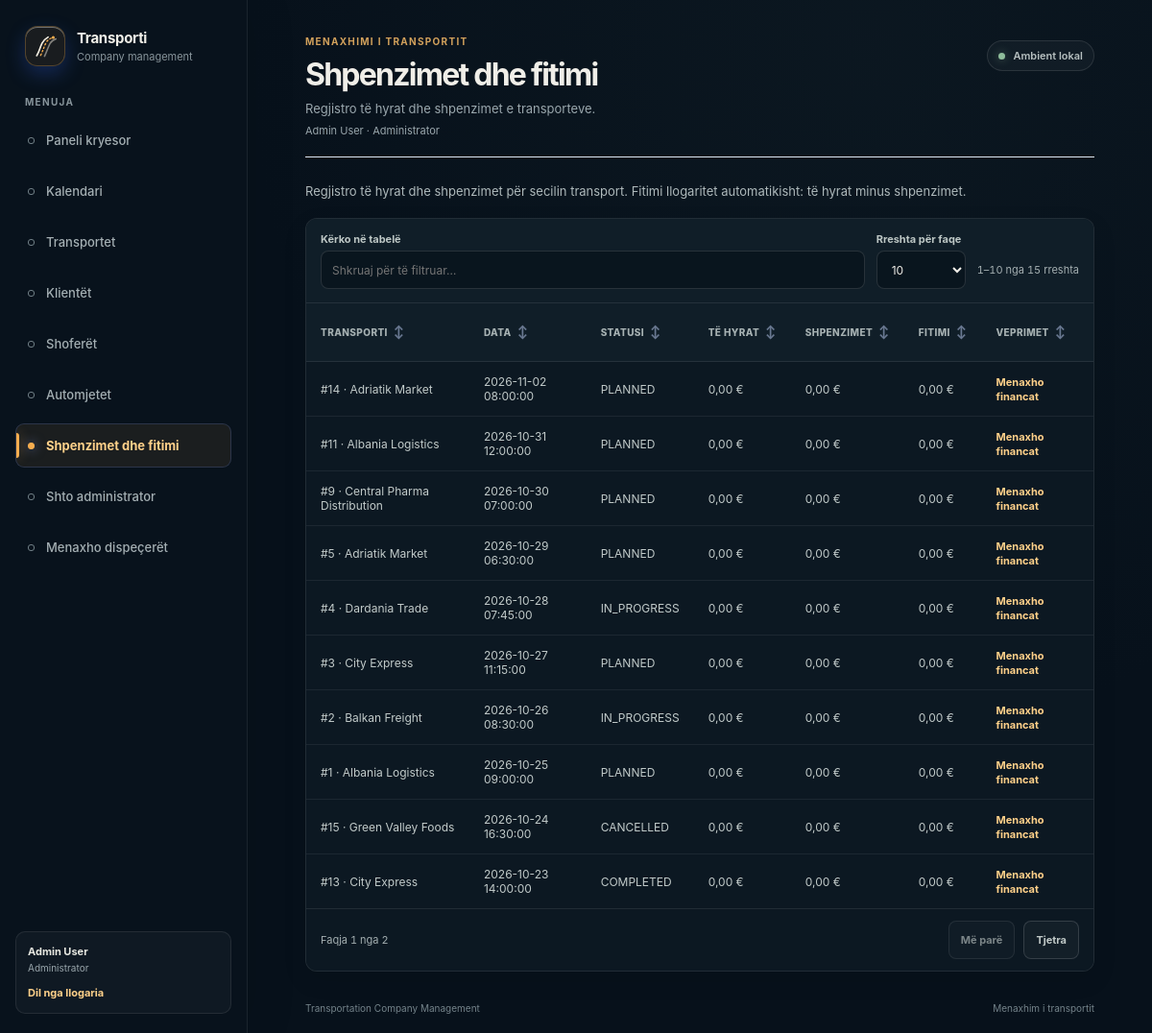
/?page=finances (signed in), run on the app's committed database.
### tables this page shows
CREATE TABLE users (
    id INT UNSIGNED NOT NULL AUTO_INCREMENT,
    full_name VARCHAR(150) NOT NULL,
    email VARCHAR(150) NOT NULL,
    password_hash VARCHAR(255) NOT NULL,
    role ENUM('SUPERADMIN', 'ADMIN', 'DISPATCHER') NOT NULL,
    is_active TINYINT(1) NOT NULL DEFAULT 1,
    email_verified_at DATETIME NULL DEFAULT NULL,
    created_at DATETIME NOT NULL DEFAULT CURRENT_TIMESTAMP,
    PRIMARY KEY (id),
    UNIQUE KEY uq_users_email (email)
);

CREATE TABLE transports (
    id INT UNSIGNED NOT NULL AUTO_INCREMENT,
    customer_id INT UNSIGNED NOT NULL,
    driver_id INT UNSIGNED NULL,
    vehicle_id INT UNSIGNED NULL,
    created_by INT UNSIGNED NOT NULL,
    pickup_address VARCHAR(255) NOT NULL,
    destination_address VARCHAR(255) NOT NULL,
    cargo_description TEXT NOT NULL,
    scheduled_date DATETIME NOT NULL,
    scheduled_end DATETIME NOT NULL,
    status ENUM('PLANNED', 'IN_PROGRESS', 'COMPLETED', 'CANCELLED') NOT NULL DEFAULT 'PLANNED',
    revenue DECIMAL(12, 2) NOT NULL DEFAULT 0.00,
    created_at DATETIME NOT NULL DEFAULT CURRENT_TIMESTAMP,
    updated_at DATETIME NULL DEFAULT NULL ON UPDATE CURRENT_TIMESTAMP,
    PRIMARY KEY (id),
    KEY idx_transports_customer_id (customer_id),
    KEY idx_transports_driver_id (driver_id),
    KEY idx_transports_vehicle_id (vehicle_id),
    KEY idx_transports_created_by (created_by),
    KEY idx_transports_status (status),
    KEY idx_transports_scheduled_date (scheduled_date),
    CONSTRAINT fk_transports_customer
        FOREIGN KEY (customer_id) REFERENCES customers(id)
        ON DELETE RESTRICT ON UPDATE CASCADE,
    CONSTRAINT fk_transports_driver
        FOREIGN KEY (driver_id) REFERENCES drivers(id)
        ON DELETE SET NULL ON UPDATE CASCADE,
    CONSTRAINT fk_transports_vehicle
        FOREIGN KEY (vehicle_id) REFERENCES vehicles(id)
        ON DELETE SET NULL ON UPDATE CASCADE,
    CONSTRAINT fk_transports_created_by
        FOREIGN KEY (created_by) REFERENCES users(id)
        ON DELETE RESTRICT ON UPDATE CASCADE
);

CREATE TABLE customers (
    id INT UNSIGNED NOT NULL AUTO_INCREMENT,
    company_name VARCHAR(150) NOT NULL,
    contact_person VARCHAR(150) NOT NULL,
    phone VARCHAR(30) NOT NULL,
    email VARCHAR(150) NOT NULL,
    address VARCHAR(255) NOT NULL,
    created_at DATETIME NOT NULL DEFAULT CURRENT_TIMESTAMP,
    PRIMARY KEY (id),
    UNIQUE KEY uq_customers_email (email),
    KEY idx_customers_company_name (company_name)
);

### src/Views/pages/finances.php (the view, shortened to what the rows shown need)
<?php
$escape = static fn (mixed $value): string => htmlspecialchars((string) $value, ENT_QUOTES, 'UTF-8');
$formatEuro = static fn (mixed $amount): string => number_format((float) $amount, 2, ',', '.') . ' €';
$selectedTransport = $financeData['selectedTransport'];
?>
<?php if (!$financeData['canManage']): ?>
    <p>Qasja në financa është e kufizuar për administratorët.</p>
<?php else: ?>
    <?php if ($selectedTransport !== null): ?>
        <section class="table-card finance-detail" aria-labelledby="finance-transport-title">
            <div class="section-heading">
                <div>
                    <p class="eyebrow">TRANSPORTI #<?= (int) $selectedTransport['id'] ?></p>
                    <h2 id="finance-transport-title"><?= $escape($selectedTransport['customer_name']) ?></h2>
                    <p><?= $escape($selectedTransport['scheduled_date']) ?> – <?= $escape($selectedTransport['scheduled_end']) ?></p>
                </div>
                <a class="button button-secondary" href="?page=finances">Kthehu te financat</a>
            </div>
            <form class="record-form" method="post" action="?page=finances&amp;transport_id=<?= (int) $selectedTransport['id'] ?>">
                <input type="hidden" name="csrf_token" value="<?= $escape($financeData['csrfToken']) ?>">
                <input type="hidden" name="finance_action" value="save_revenue">
                <input type="hidden" name="transport_id" value="<?= (int) $selectedTransport['id'] ?>">
                <div class="form-grid">
                    <div class="form-field">
                        <label for="transport-revenue">Të hyrat nga transporti (€)</label>
                        <input id="transport-revenue" name="revenue" type="number" min="0" max="9999999999.99" step="0.01" value="<?= $escape($selectedTransport['revenue']) ?>" required>
                    </div>
                    <div class="form-field">
                        <label>Shpenzimet gjithsej</label>
                        <output><?= $formatEuro($selectedTransport['total_expenses']) ?></output>
                    </div>
                    <div class="form-field">
                        <label>Fitimi</label>
                        <output><?= $formatEuro($selectedTransport['profit']) ?></output>
                    </div>
                </div>
                <div class="form-actions">
                    <button class="button button-primary" type="submit">Ruaj të hyrat</button>
                </div>
            </form>
            <h3>Regjistro shpenzim</h3>
            <form class="record-form" method="post" action="?page=finances&amp;transport_id=<?= (int) $selectedTransport['id'] ?>">
                <input type="hidden" name="csrf_token" value="<?= $escape($financeData['csrfToken']) ?>">
                <input type="hidden" name="finance_action" value="add_expense">
                <input type="hidden" name="transport_id" value="<?= (int) $selectedTransport['id'] ?>">
                <div class="form-grid">
                    <div class="form-field">
                        <label for="expense-category">Lloji i shpenzimit</label>
                        <select id="expense-category" name="category" required>
                            <?php foreach ($financeData['categories'] as $value => $label): ?>
                                <option value="<?= $escape($value) ?>" <?= $financeData['expenseValues']['category'] === $value ? 'selected' : '' ?>><?= $escape($label) ?></option>
                            <?php endforeach; ?>
                        </select>
                    </div>
                    <div class="form-field">
                        <label for="expense-description">Përshkrimi</label>
                        <input id="expense-description" name="description" type="text" maxlength="255" value="<?= $escape($financeData['expenseValues']['description']) ?>" required>
                    </div>
                    <div class="form-field">
                        <label for="expense-amount">Shuma (€)</label>
                        <input id="expense-amount" name="amount" type="number" min="0" max="9999999999.99" step="0.01" value="<?= $escape($financeData['expenseValues']['amount']) ?>" required>
                    </div>
                    <div class="form-field">
                        <label for="expense-date">Data</label>
                        <input id="expense-date" name="expense_date" type="date" value="<?= $escape($financeData['expenseValues']['expense_date']) ?>" required>
                    </div>
                </div>
                <div class="form-actions">
                    <button class="button button-primary" type="submit">Shto shpenzimin</button>
                </div>
            </form>
            <h3>Shpenzimet e regjistruara</h3>
            <?php if ($financeData['expenses'] === []): ?>
                <p class="empty-state">Nuk ka ende shpenzime për këtë transport.</p>
            <?php else: ?>
                <div class="table-scroll">
                    <table>
                        <thead>
                            <tr><th>Lloji</th><th>Përshkrimi</th><th>Data</th><th>Shuma</th><th>Veprimet</th></tr>
                        </thead>
                        <tbody>
                            <?php foreach ($financeData['expenses'] as $expense): ?>
                                <tr>
                                    <td><?= $escape($financeData['categories'][$expense['category']] ?? $expense['category']) ?></td>
                                    <td><?= $escape($expense['description']) ?></td>
                                    <td><?= $escape($expense['expense_date']) ?></td>
                                    <td><?= $formatEuro($expense['amount']) ?></td>
                                    <td>
                                        <form method="post" action="?page=finances&amp;transport_id=<?= (int) $selectedTransport['id'] ?>" data-confirm="Je i sigurt që dëshiron ta fshish këtë shpenzim?">
                                            <input type="hidden" name="csrf_token" value="<?= $escape($financeData['csrfToken']) ?>">
                                            <input type="hidden" name="finance_action" value="delete_expense">
                                            <input type="hidden" name="transport_id" value="<?= (int) $selectedTransport['id'] ?>">
                                            <input type="hidden" name="expense_id" value="<?= (int) $expense['id'] ?>">
                                            <button class="text-action text-action-danger" type="submit">Fshij</button>
                                        </form>
                                    </td>
                                </tr>
                            <?php endforeach; ?>
                        </tbody>
                    </table>
                </div>
            <?php endif; ?>
        </section>
    <?php else: ?>
        <div class="table-card">
            <?php if ($financeData['transports'] === []): ?>
                <div class="empty-state"><strong>Nuk ka ende transporte</strong><p>Shto një transport që të regjistrosh të hyrat dhe shpenzimet.</p></div>
            <?php else: ?>
                <div class="table-scroll" data-table-enhancement>
                    <table>
                        <thead><tr><th>Transporti</th><th>Data</th><th>Statusi</th><th>Të hyrat</th><th>Shpenzimet</th><th>Fitimi</th><th>Veprimet</th></tr></thead>
                        <tbody>
                            <?php foreach ($financeData['transports'] as $transport): ?>
                                <tr>
                                    <td>#<?= (int) $transport['id'] ?> · <?= $escape($transport['customer_name']) ?></td>
                                    <td><?= $escape($transport['scheduled_date']) ?></td>
                                    <td><?= $escape($transport['status']) ?></td>
                                    <td><?= $formatEuro($transport['revenue']) ?></td>
                                    <td><?= $formatEuro($transport['total_expenses']) ?></td>
                                    <td><?= $formatEuro($transport['profit']) ?></td>
                                    <td><a class="text-action" href="?page=finances&amp;transport_id=<?= (int) $transport['id'] ?>">Menaxho financat</a></td>
                                </tr>
                            <?php endforeach; ?>
                        </tbody>
                    </table>
                </div>
            <?php endif; ?>
        </div>
    <?php endif; ?>
<?php endif; ?>

### src/Views/layout.php (shortened to what the rows shown need)
<!doctype html>
<html lang="sq">
<head>
    <link rel="stylesheet" href="assets/app.css?v=20261110">
    <link rel="stylesheet" href="assets/app-theme.css?v=20261113">
</head>
<body class="app-page<?= $pageKey === 'dashboard' ? ' dashboard-page' : '' ?>">
    <div class="app-shell">
        <aside class="sidebar" id="primary-sidebar" aria-label="Navigimi kryesor">
            <?php require __DIR__ . '/components/navigation.php'; ?>
        </aside>
        <main class="main-content">
            <header class="page-header">
                <div>
                    <p class="eyebrow">MENAXHIMI I TRANSPORTIT</p>
                    <h1><?= htmlspecialchars($page['title'], ENT_QUOTES, 'UTF-8') ?></h1>
                    <p class="page-description"><?= htmlspecialchars($page['description'], ENT_QUOTES, 'UTF-8') ?></p>
                    <?php if ($user !== null): ?>
                        <p class="signed-in-user">
                            <?= htmlspecialchars($user['full_name'], ENT_QUOTES, 'UTF-8') ?>
                            · <?= match ($user['role']) {
                                'SUPERADMIN' => 'Superadministrator',
                                'ADMIN' => 'Administrator',
                                default => 'Dispeçer',
                            } ?>
                        </p>
                    <?php endif; ?>
                </div>
            </header>
            <section class="page-content" aria-labelledby="page-content-heading">
                <?php if ($databaseError === null && ($moduleData !== null || $calendarData !== null || $financeData !== null || in_array($pageKey, ['dashboard', 'not_found', 'add-admin', 'users'], true))): ?>
                    <?php require $viewFile; ?>
                <?php endif; ?>
            </section>
        </main>
    </div>
</body>
</html>

### src/Views/components/navigation.php (shortened to what the rows shown need)
<div class="sidebar-note">
    <div class="session-user">
        <strong><?= htmlspecialchars($user['full_name'], ENT_QUOTES, 'UTF-8') ?></strong>
        <span><?= match ($user['role']) {
            'SUPERADMIN' => 'Superadministrator',
            'ADMIN' => 'Administrator',
            default => 'Dispeçer',
        } ?></span>
        <form method="post" action="?page=logout">
            <button type="submit">Dil nga llogaria</button>
        </form>
    </div>
</div>

### data on the page
users: full_name "Admin User", role "Administrator"
transports: id "14", customer.company_name "Adriatik Market", scheduled_date "2026-11-02 08:00:00", status "PLANNED", revenue "0,00 €", total_expenses "0,00 €", profit "0,00 €"
transports: id "11", customer.company_name "Albania Logistics", scheduled_date "2026-10-31 12:00:00", status "PLANNED", revenue "0,00 €", total_expenses "0,00 €", profit "0,00 €"
transports: id "9", customer.company_name "Central Pharma Distribution", scheduled_date "2026-10-30 07:00:00", status "PLANNED", revenue "0,00 €", total_expenses "0,00 €", profit "0,00 €"
transports: id "5", customer.company_name "Adriatik Market", scheduled_date "2026-10-29 06:30:00", status "PLANNED", revenue "0,00 €", total_expenses "0,00 €", profit "0,00 €"
transports: id "4", customer.company_name "Dardania Trade", scheduled_date "2026-10-28 07:45:00", status "IN_PROGRESS", revenue "0,00 €", total_expenses "0,00 €", profit "0,00 €"
transports: id "3", customer.company_name "City Express", scheduled_date "2026-10-27 11:15:00", status "PLANNED", revenue "0,00 €", total_expenses "0,00 €", profit "0,00 €"
transports: id "2", customer.company_name "Balkan Freight", scheduled_date "2026-10-26 08:30:00", status "IN_PROGRESS", revenue "0,00 €", total_expenses "0,00 €", profit "0,00 €"
transports: id "1", customer.company_name "Albania Logistics", scheduled_date "2026-10-25 09:00:00", status "PLANNED", revenue "0,00 €", total_expenses "0,00 €", profit "0,00 €"
transports: id "15", customer.company_name "Green Valley Foods", scheduled_date "2026-10-24 16:30:00", status "CANCELLED", revenue "0,00 €", total_expenses "0,00 €", profit "0,00 €"
transports: id "13", customer.company_name "City Express", scheduled_date "2026-10-23 14:00:00", status "COMPLETED", revenue "0,00 €", total_expenses "0,00 €", profit "0,00 €"

### other printed values
$label "Paneli kryesor"
$label "Kalendari"
$label "Transportet"
$label "Klientët"
$label "Shoferët"
$label "Automjetet"
$page['title'] "Shpenzimet dhe fitimi"
$page['description'] "Regjistro të hyrat dhe shpenzimet e transporteve."
